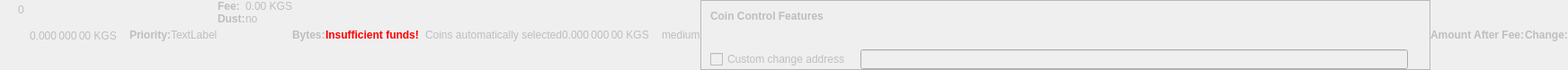
    <widget class="QWidget" name="dummyHideWidget" native="true">
     <property name="enabled">
      <bool>false</bool>
     </property>
     <property name="maximumSize">
      <size>
       <width>100</width>
       <height>22</height>
      </size>
     </property>
     <layout class="QHBoxLayout" name="dummyHideLayout">
      <property name="spacing">
       <number>0</number>
      </property>
      <property name="leftMargin">
       <number>0</number>
      </property>
      <property name="topMargin">
       <number>0</number>
      </property>
      <property name="rightMargin">
       <number>0</number>
      </property>
      <property name="bottomMargin">
       <number>0</number>
      </property>
      <item>
       <layout class="QFormLayout" name="formLayoutCoinControl1">
        <property name="horizontalSpacing">
         <number>10</number>
        </property>
        <property name="verticalSpacing">
         <number>14</number>
        </property>
        <property name="leftMargin">
         <number>10</number>
        </property>
        <property name="topMargin">
         <number>4</number>
        </property>
        <property name="rightMargin">
         <number>6</number>
        </property>
        <item row="0" column="1">
         <widget class="QLabel" name="labelCoinControlBytes">
          <property name="cursor">
           <cursorShape>IBeamCursor</cursorShape>
          </property>
          <property name="contextMenuPolicy">
           <enum>Qt::ActionsContextMenu</enum>
          </property>
          <property name="text">
           <string notr="true">0</string>
          </property>
          <property name="textInteractionFlags">
           <set>Qt::LinksAccessibleByMouse|Qt::TextSelectableByKeyboard|Qt::TextSelectableByMouse</set>
          </property>
         </widget>
        </item>
       </layout>
      </item>
      <item>
       <widget class="QLabel" name="labelCoinControlAfterFee">
        <property name="enabled">
         <bool>false</bool>
        </property>
        <property name="sizePolicy">
         <sizepolicy hsizetype="Fixed" vsizetype="Fixed">
          <horstretch>0</horstretch>
          <verstretch>0</verstretch>
         </sizepolicy>
        </property>
        <property name="minimumSize">
         <size>
          <width>111</width>
          <height>12</height>
         </size>
        </property>
        <property name="maximumSize">
         <size>
          <width>111</width>
          <height>12</height>
         </size>
        </property>
        <property name="cursor">
         <cursorShape>IBeamCursor</cursorShape>
        </property>
        <property name="contextMenuPolicy">
         <enum>Qt::ActionsContextMenu</enum>
        </property>
        <property name="text">
         <string notr="true">0.000 000 00 KGS</string>
        </property>
        <property name="textInteractionFlags">
         <set>Qt::LinksAccessibleByMouse|Qt::TextSelectableByKeyboard|Qt::TextSelectableByMouse</set>
        </property>
       </widget>
      </item>
      <item>
       <widget class="QLabel" name="labelCoinControlPriorityText">
        <property name="enabled">
         <bool>false</bool>
        </property>
        <property name="font">
         <font>
          <weight>75</weight>
          <bold>true</bold>
         </font>
        </property>
        <property name="text">
         <string>Priority:</string>
        </property>
       </widget>
      </item>
      <item>
       <layout class="QHBoxLayout" name="horizontalLayout">
        <item>
         <widget class="QLabel" name="WarningLabel">
          <property name="text">
           <string>TextLabel</string>
          </property>
         </widget>
        </item>
       </layout>
      </item>
      <item>
       <layout class="QFormLayout" name="formLayoutCoinControl3">
        <property name="horizontalSpacing">
         <number>0</number>
        </property>
        <property name="verticalSpacing">
         <number>0</number>
        </property>
        <property name="leftMargin">
         <number>0</number>
        </property>
        <property name="topMargin">
         <number>0</number>
        </property>
        <property name="rightMargin">
         <number>0</number>
        </property>
        <item row="0" column="0">
         <widget class="QLabel" name="labelCoinControlFeeText">
          <property name="enabled">
           <bool>false</bool>
          </property>
          <property name="font">
           <font>
            <weight>75</weight>
            <bold>true</bold>
           </font>
          </property>
          <property name="text">
           <string>Fee:</string>
          </property>
          <property name="margin">
           <number>0</number>
          </property>
         </widget>
        </item>
        <item row="0" column="1">
         <widget class="QLabel" name="labelCoinControlFee">
          <property name="enabled">
           <bool>false</bool>
          </property>
          <property name="cursor">
           <cursorShape>IBeamCursor</cursorShape>
          </property>
          <property name="contextMenuPolicy">
           <enum>Qt::ActionsContextMenu</enum>
          </property>
          <property name="text">
           <string notr="true">0.00 KGS</string>
          </property>
          <property name="textInteractionFlags">
           <set>Qt::LinksAccessibleByMouse|Qt::TextSelectableByKeyboard|Qt::TextSelectableByMouse</set>
          </property>
         </widget>
        </item>
        <item row="1" column="0">
         <widget class="QLabel" name="labelCoinControlLowOutputText">
          <property name="enabled">
           <bool>false</bool>
          </property>
          <property name="font">
           <font>
            <weight>75</weight>
            <bold>true</bold>
           </font>
          </property>
          <property name="text">
           <string>Dust:</string>
          </property>
         </widget>
        </item>
        <item row="1" column="1">
         <widget class="QLabel" name="labelCoinControlLowOutput">
          <property name="enabled">
           <bool>false</bool>
          </property>
          <property name="cursor">
           <cursorShape>IBeamCursor</cursorShape>
          </property>
          <property name="contextMenuPolicy">
           <enum>Qt::ActionsContextMenu</enum>
          </property>
          <property name="text">
           <string>no</string>
          </property>
          <property name="textInteractionFlags">
           <set>Qt::LinksAccessibleByMouse|Qt::TextSelectableByKeyboard|Qt::TextSelectableByMouse</set>
          </property>
         </widget>
        </item>
       </layout>
      </item>
      <item>
       <widget class="QLabel" name="labelCoinControlBytesText">
        <property name="enabled">
         <bool>false</bool>
        </property>
        <property name="font">
         <font>
          <weight>75</weight>
          <bold>true</bold>
         </font>
        </property>
        <property name="text">
         <string>Bytes:</string>
        </property>
       </widget>
      </item>
      <item>
       <layout class="QFormLayout" name="formLayoutCoinControl2">
        <property name="horizontalSpacing">
         <number>0</number>
        </property>
        <property name="verticalSpacing">
         <number>0</number>
        </property>
        <property name="leftMargin">
         <number>0</number>
        </property>
        <property name="topMargin">
         <number>0</number>
        </property>
        <property name="rightMargin">
         <number>0</number>
        </property>
       </layout>
      </item>
      <item>
       <layout class="QHBoxLayout" name="horizontalLayoutCoinControl2">
        <property name="spacing">
         <number>0</number>
        </property>
        <property name="bottomMargin">
         <number>0</number>
        </property>
       </layout>
      </item>
      <item>
       <widget class="QLabel" name="labelCoinControlInsuffFunds">
        <property name="enabled">
         <bool>false</bool>
        </property>
        <property name="minimumSize">
         <size>
          <width>0</width>
          <height>0</height>
         </size>
        </property>
        <property name="font">
         <font>
          <weight>75</weight>
          <bold>true</bold>
         </font>
        </property>
        <property name="styleSheet">
         <string notr="true">color:red;font-weight:bold;</string>
        </property>
        <property name="text">
         <string>Insufficient funds!</string>
        </property>
        <property name="margin">
         <number>5</number>
        </property>
       </widget>
      </item>
      <item>
       <layout class="QFormLayout" name="formLayoutCoinControl4">
        <property name="horizontalSpacing">
         <number>0</number>
        </property>
        <property name="verticalSpacing">
         <number>0</number>
        </property>
        <property name="leftMargin">
         <number>0</number>
        </property>
        <property name="topMargin">
         <number>0</number>
        </property>
        <property name="rightMargin">
         <number>0</number>
        </property>
       </layout>
      </item>
      <item>
       <widget class="QLabel" name="labelCoinControlChangeLabel">
        <property name="enabled">
         <bool>false</bool>
        </property>
        <property name="sizePolicy">
         <sizepolicy hsizetype="Preferred" vsizetype="Expanding">
          <horstretch>0</horstretch>
          <verstretch>0</verstretch>
         </sizepolicy>
        </property>
        <property name="minimumSize">
         <size>
          <width>0</width>
          <height>0</height>
         </size>
        </property>
        <property name="text">
         <string/>
        </property>
        <property name="margin">
         <number>3</number>
        </property>
       </widget>
      </item>
      <item>
       <widget class="QLabel" name="labelCoinControlAutomaticallySelected">
        <property name="enabled">
         <bool>false</bool>
        </property>
        <property name="sizePolicy">
         <sizepolicy hsizetype="Fixed" vsizetype="Fixed">
          <horstretch>0</horstretch>
          <verstretch>0</verstretch>
         </sizepolicy>
        </property>
        <property name="minimumSize">
         <size>
          <width>0</width>
          <height>0</height>
         </size>
        </property>
        <property name="maximumSize">
         <size>
          <width>240</width>
          <height>16777215</height>
         </size>
        </property>
        <property name="text">
         <string>Coins automatically selected</string>
        </property>
        <property name="margin">
         <number>5</number>
        </property>
       </widget>
      </item>
      <item>
       <widget class="QLabel" name="labelCoinControlChange">
        <property name="enabled">
         <bool>false</bool>
        </property>
        <property name="sizePolicy">
         <sizepolicy hsizetype="Fixed" vsizetype="Fixed">
          <horstretch>0</horstretch>
          <verstretch>0</verstretch>
         </sizepolicy>
        </property>
        <property name="minimumSize">
         <size>
          <width>111</width>
          <height>0</height>
         </size>
        </property>
        <property name="maximumSize">
         <size>
          <width>111</width>
          <height>16777215</height>
         </size>
        </property>
        <property name="cursor">
         <cursorShape>IBeamCursor</cursorShape>
        </property>
        <property name="contextMenuPolicy">
         <enum>Qt::ActionsContextMenu</enum>
        </property>
        <property name="text">
         <string notr="true">0.000 000 00 KGS</string>
        </property>
        <property name="textInteractionFlags">
         <set>Qt::LinksAccessibleByMouse|Qt::TextSelectableByKeyboard|Qt::TextSelectableByMouse</set>
        </property>
       </widget>
      </item>
      <item>
       <widget class="QLabel" name="labelCoinControlPriority">
        <property name="enabled">
         <bool>false</bool>
        </property>
        <property name="cursor">
         <cursorShape>IBeamCursor</cursorShape>
        </property>
        <property name="contextMenuPolicy">
         <enum>Qt::ActionsContextMenu</enum>
        </property>
        <property name="text">
         <string>medium</string>
        </property>
        <property name="textInteractionFlags">
         <set>Qt::LinksAccessibleByMouse|Qt::TextSelectableByKeyboard|Qt::TextSelectableByMouse</set>
        </property>
       </widget>
      </item>
      <item>
       <widget class="QFrame" name="frameCoinControl">
        <property name="sizePolicy">
         <sizepolicy hsizetype="Expanding" vsizetype="Expanding">
          <horstretch>0</horstretch>
          <verstretch>0</verstretch>
         </sizepolicy>
        </property>
        <property name="maximumSize">
         <size>
          <width>16777215</width>
          <height>16777215</height>
         </size>
        </property>
        <property name="frameShape">
         <enum>QFrame::StyledPanel</enum>
        </property>
        <property name="frameShadow">
         <enum>QFrame::Sunken</enum>
        </property>
        <layout class="QVBoxLayout" name="verticalLayoutCoinControl2_2">
         <property name="spacing">
          <number>0</number>
         </property>
         <property name="leftMargin">
          <number>0</number>
         </property>
         <property name="topMargin">
          <number>0</number>
         </property>
         <property name="rightMargin">
          <number>0</number>
         </property>
         <property name="bottomMargin">
          <number>0</number>
         </property>
         <item>
          <layout class="QVBoxLayout" name="verticalLayoutCoinControl" stretch="0,0,0,1">
           <property name="spacing">
            <number>0</number>
           </property>
           <property name="leftMargin">
            <number>10</number>
           </property>
           <property name="topMargin">
            <number>10</number>
           </property>
           <item>
            <layout class="QHBoxLayout" name="horizontalLayoutCoinControl1">
             <property name="bottomMargin">
              <number>15</number>
             </property>
             <item>
              <widget class="QLabel" name="labelCoinControlFeatures">
               <property name="enabled">
                <bool>false</bool>
               </property>
               <property name="sizePolicy">
                <sizepolicy hsizetype="Preferred" vsizetype="Maximum">
                 <horstretch>0</horstretch>
                 <verstretch>0</verstretch>
                </sizepolicy>
               </property>
               <property name="font">
                <font>
                 <weight>75</weight>
                 <bold>true</bold>
                </font>
               </property>
               <property name="styleSheet">
                <string notr="true">font-weight:bold;</string>
               </property>
               <property name="text">
                <string>Coin Control Features</string>
               </property>
              </widget>
             </item>
            </layout>
           </item>
           <item>
            <widget class="QWidget" name="widgetCoinControl" native="true">
             <property name="sizePolicy">
              <sizepolicy hsizetype="Preferred" vsizetype="Preferred">
               <horstretch>0</horstretch>
               <verstretch>0</verstretch>
              </sizepolicy>
             </property>
             <property name="minimumSize">
              <size>
               <width>0</width>
               <height>0</height>
              </size>
             </property>
             <property name="styleSheet">
              <string notr="true"/>
             </property>
             <layout class="QHBoxLayout" name="horizontalLayoutCoinControl5_2">
              <property name="leftMargin">
               <number>0</number>
              </property>
              <property name="topMargin">
               <number>0</number>
              </property>
              <property name="rightMargin">
               <number>0</number>
              </property>
              <property name="bottomMargin">
               <number>0</number>
              </property>
              <item>
               <layout class="QHBoxLayout" name="horizontalLayoutCoinControl3">
                <property name="spacing">
                 <number>20</number>
                </property>
                <property name="topMargin">
                 <number>0</number>
                </property>
                <property name="bottomMargin">
                 <number>10</number>
                </property>
               </layout>
              </item>
             </layout>
            </widget>
           </item>
           <item>
            <layout class="QHBoxLayout" name="horizontalLayoutCoinControl4" stretch="0,0,0">
             <property name="spacing">
              <number>12</number>
             </property>
             <property name="sizeConstraint">
              <enum>QLayout::SetDefaultConstraint</enum>
             </property>
             <property name="topMargin">
              <number>5</number>
             </property>
             <property name="rightMargin">
              <number>5</number>
             </property>
             <item>
              <widget class="QCheckBox" name="checkBoxCoinControlChange">
               <property name="enabled">
                <bool>false</bool>
               </property>
               <property name="toolTip">
                <string>If this is activated, but the change address is empty or invalid, change will be sent to a newly generated address.</string>
               </property>
               <property name="text">
                <string>Custom change address</string>
               </property>
              </widget>
             </item>
             <item>
              <widget class="QValidatedLineEdit" name="lineEditCoinControlChange">
               <property name="enabled">
                <bool>false</bool>
               </property>
               <property name="sizePolicy">
                <sizepolicy hsizetype="Expanding" vsizetype="Fixed">
                 <horstretch>0</horstretch>
                 <verstretch>0</verstretch>
                </sizepolicy>
               </property>
              </widget>
             </item>
             <item>
              <widget class="QLabel" name="labelCoinControlChangeLabel_2">
               <property name="sizePolicy">
                <sizepolicy hsizetype="Preferred" vsizetype="Expanding">
                 <horstretch>0</horstretch>
                 <verstretch>0</verstretch>
                </sizepolicy>
               </property>
               <property name="minimumSize">
                <size>
                 <width>0</width>
                 <height>0</height>
                </size>
               </property>
               <property name="text">
                <string/>
               </property>
               <property name="margin">
                <number>3</number>
               </property>
              </widget>
             </item>
            </layout>
           </item>
           <item>
            <spacer name="verticalSpacerCoinControl">
             <property name="orientation">
              <enum>Qt::Vertical</enum>
             </property>
             <property name="sizeHint" stdset="0">
              <size>
               <width>800</width>
               <height>1</height>
              </size>
             </property>
            </spacer>
           </item>
          </layout>
         </item>
        </layout>
       </widget>
      </item>
      <item>
       <widget class="QLabel" name="labelCoinControlAfterFeeText">
        <property name="enabled">
         <bool>false</bool>
        </property>
        <property name="minimumSize">
         <size>
          <width>0</width>
          <height>0</height>
         </size>
        </property>
        <property name="maximumSize">
         <size>
          <width>16777215</width>
          <height>16777215</height>
         </size>
        </property>
        <property name="font">
         <font>
          <weight>75</weight>
          <bold>true</bold>
         </font>
        </property>
        <property name="text">
         <string>Amount After Fee:</string>
        </property>
        <property name="alignment">
         <set>Qt::AlignLeading|Qt::AlignLeft|Qt::AlignVCenter</set>
        </property>
        <property name="margin">
         <number>0</number>
        </property>
       </widget>
      </item>
      <item>
       <widget class="QLabel" name="labelCoinControlChangeText">
        <property name="enabled">
         <bool>false</bool>
        </property>
        <property name="sizePolicy">
         <sizepolicy hsizetype="Preferred" vsizetype="Preferred">
          <horstretch>0</horstretch>
          <verstretch>0</verstretch>
         </sizepolicy>
        </property>
        <property name="minimumSize">
         <size>
          <width>0</width>
          <height>0</height>
         </size>
        </property>
        <property name="maximumSize">
         <size>
          <width>16777215</width>
          <height>16777215</height>
         </size>
        </property>
        <property name="font">
         <font>
          <weight>75</weight>
          <bold>true</bold>
         </font>
        </property>
        <property name="text">
         <string>Change:</string>
        </property>
        <property name="alignment">
         <set>Qt::AlignLeading|Qt::AlignLeft|Qt::AlignVCenter</set>
        </property>
       </widget>
      </item>
     </layout>
    </widget>
